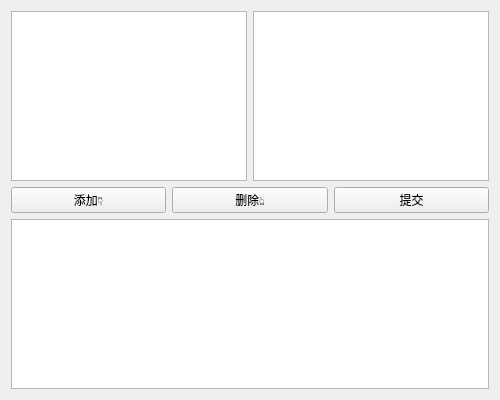
<?xml version="1.0" encoding="UTF-8"?>
<ui version="4.0">
 <class>CanteenManagerManageWidget</class>
 <widget class="QWidget" name="CanteenManagerManageWidget">
  <property name="geometry">
   <rect>
    <x>0</x>
    <y>0</y>
    <width>500</width>
    <height>400</height>
   </rect>
  </property>
  <property name="windowTitle">
   <string>食堂管理员</string>
  </property>
  <layout class="QVBoxLayout" name="verticalLayout">
   <item>
    <layout class="QHBoxLayout" name="horizontalLayout">
     <item>
      <widget class="QTableView" name="tableViewAccount">
       <property name="editTriggers">
        <set>QAbstractItemView::NoEditTriggers</set>
       </property>
       <property name="selectionMode">
        <enum>QAbstractItemView::SingleSelection</enum>
       </property>
       <property name="selectionBehavior">
        <enum>QAbstractItemView::SelectRows</enum>
       </property>
      </widget>
     </item>
     <item>
      <widget class="QTableView" name="tableViewCanteen">
       <property name="editTriggers">
        <set>QAbstractItemView::NoEditTriggers</set>
       </property>
       <property name="selectionMode">
        <enum>QAbstractItemView::SingleSelection</enum>
       </property>
       <property name="selectionBehavior">
        <enum>QAbstractItemView::SelectRows</enum>
       </property>
      </widget>
     </item>
    </layout>
   </item>
   <item>
    <layout class="QHBoxLayout" name="horizontalLayout_2">
     <item>
      <widget class="QPushButton" name="pushButtonAdd">
       <property name="text">
        <string>添加👇</string>
       </property>
      </widget>
     </item>
     <item>
      <widget class="QPushButton" name="pushButtonDelete">
       <property name="text">
        <string>删除👆</string>
       </property>
      </widget>
     </item>
     <item>
      <widget class="QPushButton" name="pushButtonSubmit">
       <property name="text">
        <string>提交</string>
       </property>
      </widget>
     </item>
    </layout>
   </item>
   <item>
    <widget class="QTableView" name="tableViewCanteenManager">
     <property name="selectionMode">
      <enum>QAbstractItemView::SingleSelection</enum>
     </property>
     <property name="selectionBehavior">
      <enum>QAbstractItemView::SelectRows</enum>
     </property>
    </widget>
   </item>
  </layout>
 </widget>
 <resources/>
 <connections/>
</ui>
